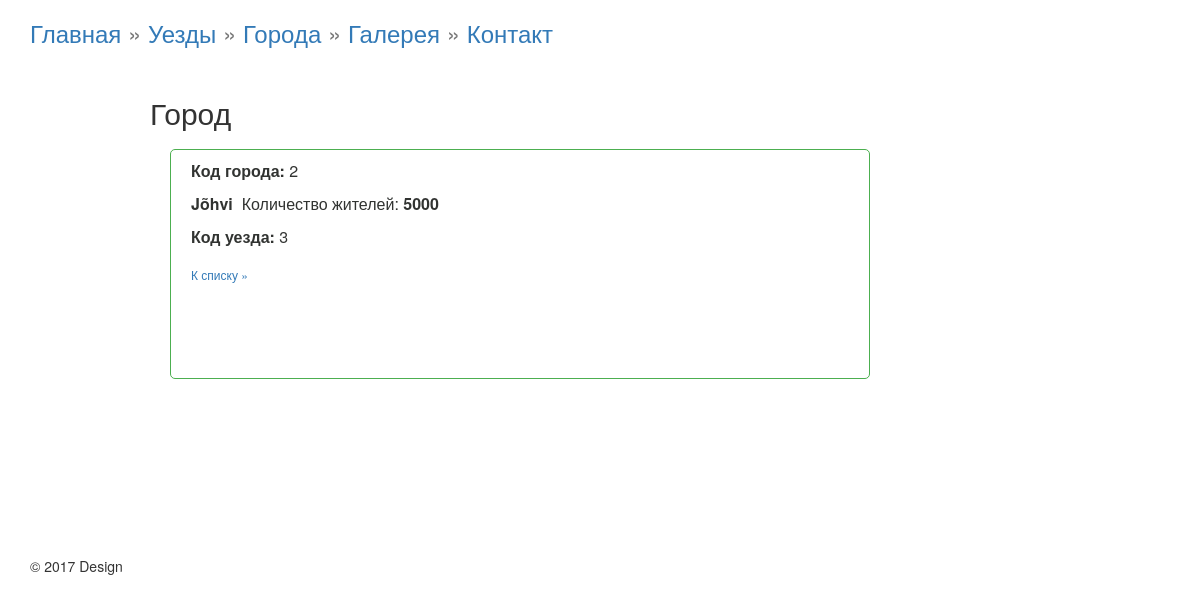
Screenshot of /cities?city=2 with the database file from the repository.
### tables this page shows
CREATE TABLE `city` (
  `id_city` int(4) NOT NULL,
  `city` varchar(50) NOT NULL,
  `people` int(6) NOT NULL,
  `id_maakond` int(3) NOT NULL
);

### controller/Render.php (called while the page is built, shortened)
<?php
class RenderTemplate
{
	function render_template($path, array $args, array $args2, array $args3 )
	{
		extract($args);
                extract($args2);
                extract($args3);
		include $path;
		$html = ob_get_clean();
		return $html;
	}
}
?>

### controller/Controller.php (called while the page is built, shortened)
<?php
class Controller extends RenderTemplate {
    public $model;
    public function __construct() {
        $this->model = new Model();
    }
    public function cities_view($city) {
        $city_one = $this->model->getCitiesOne($city);
        $html = $this->render_template('view/list_cities.php', array('city_one' => $city_one), array('city_one' => $city_one), array());
        return $html;
    }
}
?>

### route/routing.php (called while the page is built)
<?php
$host = explode('?', $_SERVER['REQUEST_URI'])[0];
$num=substr_count($host,'/');
$uri  = explode('/', $host)[$num];
if ($uri == '' OR $uri == 'index.php' )
{
	$controller = new Controller();
	$response = $controller->start_site();
}
elseif($uri == 'maakonnad' && !isset($_GET['id'])) {
    $controller = new Controller();
    $response = $controller->maakonnad_list();
}
elseif($uri == 'maakonnad' && isset($_GET['id'])) {
    $controller = new Controller();
    $response = $controller->maakonnad_view($_GET['id']);
}
elseif($uri == 'cities' && !isset($_GET['city'])) {
    $controller = new Controller();
    $response = $controller->cities_list();
}
elseif($uri == 'cities' && isset($_GET['city'])) {
    $controller = new Controller();
    $response = $controller->cities_view($_GET['city']);
}
elseif($uri == 'gallery') {
    $controller = new Controller();
    $response = $controller->gallery_list();
}
elseif ($uri == 'contact' )
{
	$controller = new Controller();
	$response = $controller->contact_view();
}
else
{
	$controller = new Controller();;
	$response = $controller->error_404();
}
?>

### inc/db.php (called while the page is built, shortened)
<?php
class db {
	private $conn;
	private $host;
	private $user;
	private $password;
	private $baseName;
    function __construct($params=array()) {
		$this->conn = false;
		$this->host = 'localhost';
		$this->user = 'root';
		$this->password = '';
		$this->baseName = 'ktrv16_lomovskoy_eesti_linnad';
	}
	function connect() {
		if (!$this->conn) {
			try {
				$this->conn = new PDO('mysql:host='.$this->host.';dbname='.$this->baseName.'',
                                $this->user, $this->password, array(PDO::MYSQL_ATTR_INIT_COMMAND => 'SET NAMES utf8'));
			}
			catch (Exception $e) {
				die('Error : ' . $e->getMessage());
			}
		}
		return $this->conn;
	}
	function disconnect() {
		if ($this->conn) {
			$this->conn = null;
		}
	}
	function getOne($query) {
		$result = $this->conn->prepare($query);
		$ret = $result->execute();
		$result->setFetchMode(PDO::FETCH_ASSOC);
		$reponse = $result->fetch();
		return $reponse;
	}
}

### model/Model.php (called while the page is built, shortened)
<?php
class model {
    public function getCitiesOne($city) {
        $sql = "SELECT * FROM `city` WHERE `id_city` = $city";
        $db = new db();
        $item = $db->getOne($sql);
        $cities_object = new Cities($item["id_city"], $item["city"], $item["people"], $item["id_maakond"]);
        return $cities_object;
    }
}
?>

### model/citiesModel.php (called while the page is built, shortened)
<?php
class Cities {
    public function __construct($id_city, $city, $people, $id_maakond) {
        $this->city = $city;
        $this->people = $people;
        $this->id_maakond = $id_maakond;
    }
}

### view/list_cities.php (the view, shortened to what this page needs)
<h2> Город </h2><article>
    <?php
    echo '<p><b>Код города: </b>' . $city_one->id_city;
    echo '<p><b><span style="font-size:16px;">' . $city_one->city . '</span></b>&nbsp; ';
    echo 'Количество жителей: <b>' . $city_one->people . '</b></p>';
    echo '<p><b>Код уезда: </b>' . $city_one->id_maakond;
    echo ' <span style="font-size:12px;"><a href="cities"><br><br>К списку  &#187 </a></span></p>';
    ?>
</article>
<?php include "view/templates/layout.php"; ?>

### public/css/mystyle.css (style rules this page uses)
article { border: 1px solid #4caf50; border-radius: 5px; padding: 10px 20px; margin: 20px; color: #313331; min-height:230px; width:700px; }
article p { font-size:16px; }

### rows the page displays
city: city "Jõhvi", people "5000", id_maakond "3"

### other values shown
$city_one->id_city "2"
